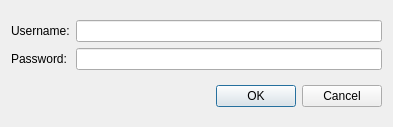
<?xml version="1.0" encoding="UTF-8"?>
<ui version="4.0">
 <class>LoginDialog</class>
 <widget class="QDialog" name="LoginDialog">
  <property name="geometry">
   <rect>
    <x>0</x>
    <y>0</y>
    <width>393</width>
    <height>127</height>
   </rect>
  </property>
  <property name="windowTitle">
   <string>Dialog</string>
  </property>
  <layout class="QVBoxLayout" name="verticalLayout">
   <item>
    <layout class="QGridLayout" name="gridLayout">
     <item row="0" column="0">
      <widget class="QLabel" name="label">
       <property name="text">
        <string>Username:</string>
       </property>
      </widget>
     </item>
     <item row="0" column="1">
      <widget class="QLineEdit" name="txtUser"/>
     </item>
     <item row="1" column="0">
      <widget class="QLabel" name="label_2">
       <property name="text">
        <string>Password:</string>
       </property>
      </widget>
     </item>
     <item row="1" column="1">
      <widget class="QLineEdit" name="txtPass">
       <property name="echoMode">
        <enum>QLineEdit::Password</enum>
       </property>
      </widget>
     </item>
    </layout>
   </item>
   <item>
    <widget class="QDialogButtonBox" name="buttonBox">
     <property name="orientation">
      <enum>Qt::Horizontal</enum>
     </property>
     <property name="standardButtons">
      <set>QDialogButtonBox::Cancel|QDialogButtonBox::Ok</set>
     </property>
    </widget>
   </item>
  </layout>
 </widget>
 <resources/>
 <connections>
  <connection>
   <sender>buttonBox</sender>
   <signal>accepted()</signal>
   <receiver>LoginDialog</receiver>
   <slot>accept()</slot>
   <hints>
    <hint type="sourcelabel">
     <x>248</x>
     <y>254</y>
    </hint>
    <hint type="destinationlabel">
     <x>157</x>
     <y>274</y>
    </hint>
   </hints>
  </connection>
  <connection>
   <sender>buttonBox</sender>
   <signal>rejected()</signal>
   <receiver>LoginDialog</receiver>
   <slot>reject()</slot>
   <hints>
    <hint type="sourcelabel">
     <x>316</x>
     <y>260</y>
    </hint>
    <hint type="destinationlabel">
     <x>286</x>
     <y>274</y>
    </hint>
   </hints>
  </connection>
 </connections>
</ui>
